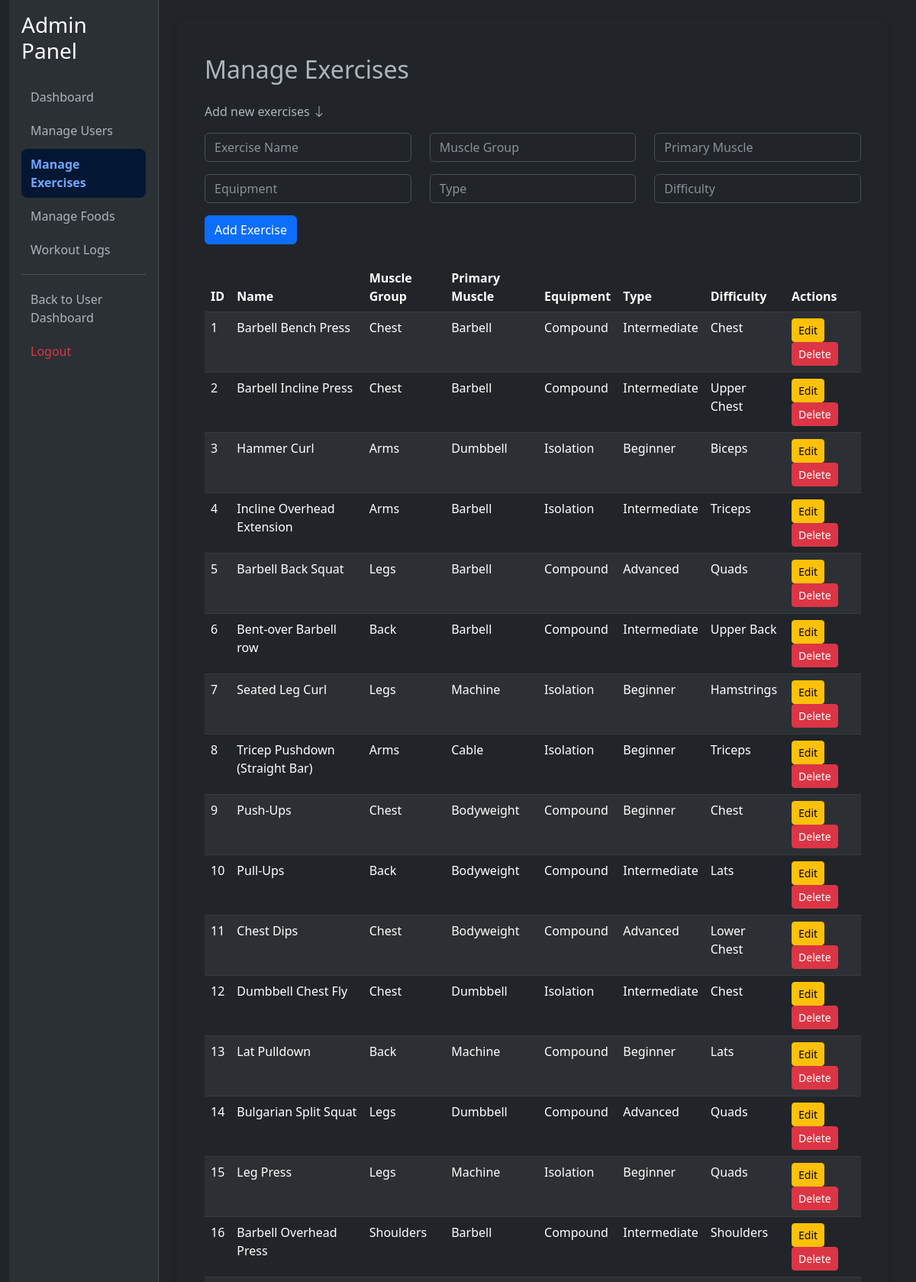
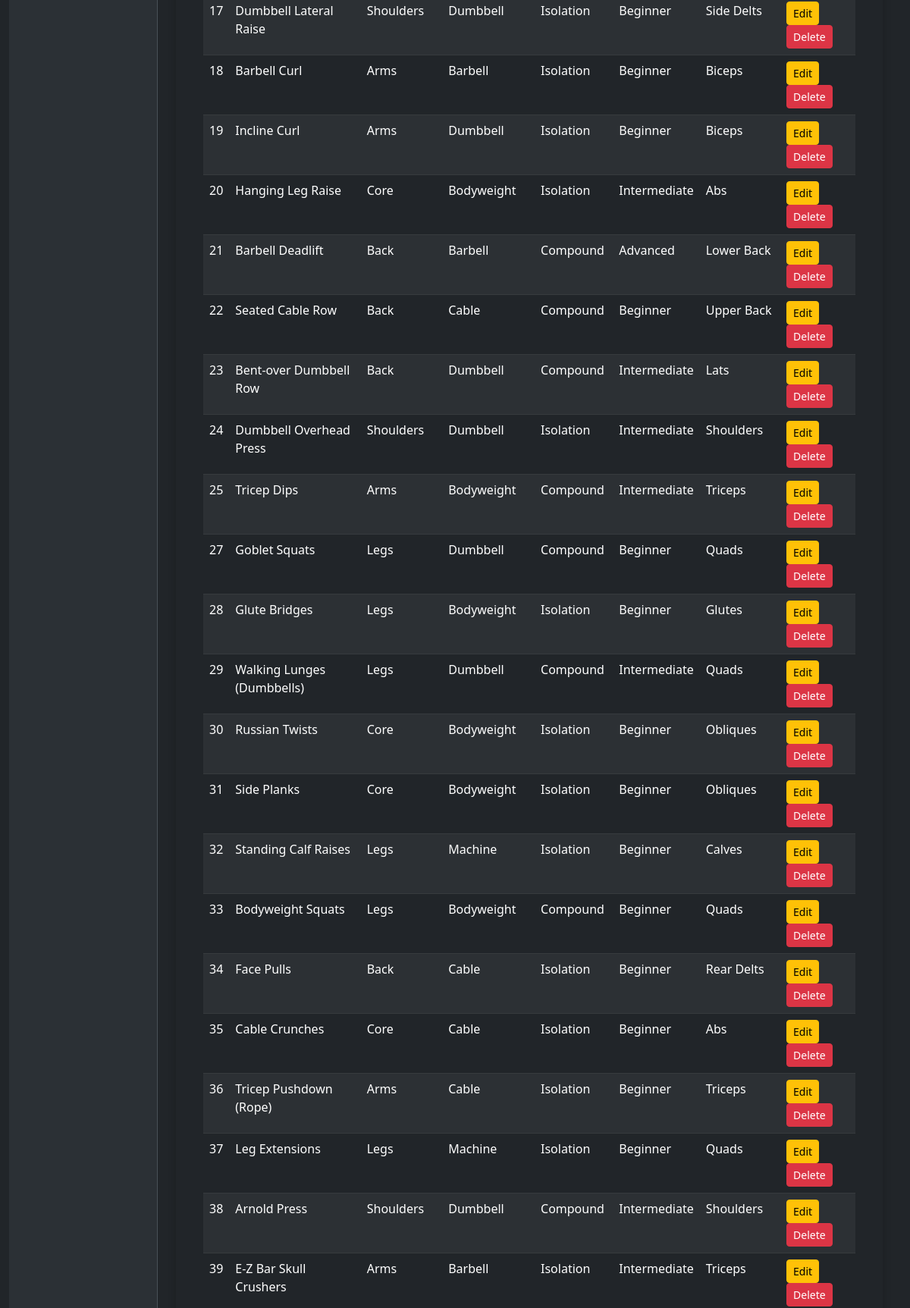
The page /admin/exercises (signed in, upper part) on the database its author committed (2 pictures, top to bottom).
### tables this page shows
CREATE TABLE "exercises" (
	"id"	INTEGER,
	"name"	TEXT NOT NULL UNIQUE,
	"muscle_group"	TEXT NOT NULL,
	"equipment"	TEXT,
	"type"	TEXT,
	"difficulty"	TEXT,
	"primary_muscle"	TEXT,
	PRIMARY KEY("id" AUTOINCREMENT)
);

### app.py (the view, shortened to what this page needs)
@app.route('/admin/exercises', methods=['GET', 'POST'])
@admin_required
def admin_exercises():
    if 'user_id' not in session or not session.get('is_admin'):
        return redirect('/login')
    conn = sqlite3.connect('workout_tracker.db')
    c = conn.cursor()
    c.execute('SELECT * FROM exercises')
    exercises = c.fetchall()
    conn.close()
    return render_template("admin/exercises.html", exercises=exercises)

### app.py (called while the page is built)
def admin_required(f):
    @wraps(f)
    def decorated_function(*args, **kwargs):
        if not session.get('user_id') or not session.get('is_admin'):
            flash("Access Denied. Admins Only.", "error")
            return redirect('/dashboard')
        return f(*args, **kwargs)
    return decorated_function

### templates/admin/exercises.html
{% extends "admin/base.html" %}
{% block content %}
<div class="container mt-4">
    <h2 class="mb-4">Manage Exercises</h2>
    <p class="text">Add new exercises <i class="bi bi-arrow-down"></i></p>
    <form method="POST" class="mb-4">
        <div class="row">
            <div class="col-md-4 mb-3">
                <input type="text" name="name" class="form-control" placeholder="Exercise Name" required>
            </div>
            <div class="col-md-4 mb-3">
                <input type="text" name="muscle_group" class="form-control" placeholder="Muscle Group" required>
            </div>
            <div class="col-md-4 mb-3">
                <input type="text" name="primary_muscle" class="form-control" placeholder="Primary Muscle" required>
            </div>
            <div class="col-md-4 mb-3">
                <input type="text" name="equipment" class="form-control" placeholder="Equipment" required>
            </div>
            <div class="col-md-4 mb-3">
                <input type="text" name="type" class="form-control" placeholder="Type" required>
            </div>
            <div class="col-md-4 mb-3">
                <input type="text" name="difficulty" class="form-control" placeholder="Difficulty" required>
            </div>
        </div>
        <button class="btn btn-primary">Add Exercise</button>
    </form>
    <table class="table table-dark table-striped">
        <thead>
            <tr>
                <th>ID</th>
                <th>Name</th>
                <th>Muscle Group</th>
                <th>Primary Muscle</th>
                <th>Equipment</th>
                <th>Type</th>
                <th>Difficulty</th>
                <th>Actions</th>
            </tr>
        </thead>
        <tbody>
            {% for ex in exercises %}
            <tr>
                <td>{{ ex[0] }}</td>
                <td>{{ ex[1] }}</td>
                <td>{{ ex[2] }}</td>
                <td>{{ ex[3] }}</td>
                <td>{{ ex[4] }}</td>
                <td>{{ ex[5] }}</td>
                <td>{{ ex[6] }}</td>
                <td>
                    <a href="/admin/edit_exercise/{{ ex[0] }}" class="btn btn-sm btn-warning">Edit</a>
                    <a href="/admin/delete_exercise/{{ ex[0] }}" class="btn btn-sm btn-danger"
                    onclick="return confirm('Are you sure you want to delete this exercise?')">Delete</a>
                </td>
            </tr>
            {% endfor %}
        </tbody>
    </table>
</div>
{% endblock %}

### rows shown on the page
exercises: id "1", name "Barbell Bench Press", muscle_group "Chest", equipment "Barbell", type "Compound", difficulty "Intermediate", primary_muscle "Chest"
exercises: id "2", name "Barbell Incline Press", muscle_group "Chest", equipment "Barbell", type "Compound", difficulty "Intermediate", primary_muscle "Upper Chest"
exercises: id "3", name "Hammer Curl", muscle_group "Arms", equipment "Dumbbell", type "Isolation", difficulty "Beginner", primary_muscle "Biceps"
exercises: id "4", name "Incline Overhead Extension", muscle_group "Arms", equipment "Barbell", type "Isolation", difficulty "Intermediate", primary_muscle "Triceps"
exercises: id "5", name "Barbell Back Squat", muscle_group "Legs", equipment "Barbell", type "Compound", difficulty "Advanced", primary_muscle "Quads"
exercises: id "6", name "Bent-over Barbell row", muscle_group "Back", equipment "Barbell", type "Compound", difficulty "Intermediate", primary_muscle "Upper Back"
exercises: id "7", name "Seated Leg Curl", muscle_group "Legs", equipment "Machine", type "Isolation", difficulty "Beginner", primary_muscle "Hamstrings"
exercises: id "8", name "Tricep Pushdown (Straight Bar)", muscle_group "Arms", equipment "Cable", type "Isolation", difficulty "Beginner", primary_muscle "Triceps"
exercises: id "9", name "Push-Ups", muscle_group "Chest", equipment "Bodyweight", type "Compound", difficulty "Beginner", primary_muscle "Chest"
exercises: id "10", name "Pull-Ups", muscle_group "Back", equipment "Bodyweight", type "Compound", difficulty "Intermediate", primary_muscle "Lats"
exercises: id "11", name "Chest Dips", muscle_group "Chest", equipment "Bodyweight", type "Compound", difficulty "Advanced", primary_muscle "Lower Chest"
exercises: id "12", name "Dumbbell Chest Fly", muscle_group "Chest", equipment "Dumbbell", type "Isolation", difficulty "Intermediate", primary_muscle "Chest"
exercises: id "13", name "Lat Pulldown", muscle_group "Back", equipment "Machine", type "Compound", difficulty "Beginner", primary_muscle "Lats"
exercises: id "14", name "Bulgarian Split Squat", muscle_group "Legs", equipment "Dumbbell", type "Compound", difficulty "Advanced", primary_muscle "Quads"
exercises: id "15", name "Leg Press", muscle_group "Legs", equipment "Machine", type "Isolation", difficulty "Beginner", primary_muscle "Quads"
exercises: id "16", name "Barbell Overhead Press", muscle_group "Shoulders", equipment "Barbell", type "Compound", difficulty "Intermediate", primary_muscle "Shoulders"
exercises: id "17", name "Dumbbell Lateral Raise", muscle_group "Shoulders", equipment "Dumbbell", type "Isolation", difficulty "Beginner", primary_muscle "Side Delts"
exercises: id "18", name "Barbell Curl", muscle_group "Arms", equipment "Barbell", type "Isolation", difficulty "Beginner", primary_muscle "Biceps"
exercises: id "19", name "Incline Curl", muscle_group "Arms", equipment "Dumbbell", type "Isolation", difficulty "Beginner", primary_muscle "Biceps"
exercises: id "20", name "Hanging Leg Raise", muscle_group "Core", equipment "Bodyweight", type "Isolation", difficulty "Intermediate", primary_muscle "Abs"
exercises: id "21", name "Barbell Deadlift", muscle_group "Back", equipment "Barbell", type "Compound", difficulty "Advanced", primary_muscle "Lower Back"
exercises: id "22", name "Seated Cable Row", muscle_group "Back", equipment "Cable", type "Compound", difficulty "Beginner", primary_muscle "Upper Back"
exercises: id "23", name "Bent-over Dumbbell Row", muscle_group "Back", equipment "Dumbbell", type "Compound", difficulty "Intermediate", primary_muscle "Lats"
exercises: id "24", name "Dumbbell Overhead Press", muscle_group "Shoulders", equipment "Dumbbell", type "Isolation", difficulty "Intermediate", primary_muscle "Shoulders"
exercises: id "25", name "Tricep Dips", muscle_group "Arms", equipment "Bodyweight", type "Compound", difficulty "Intermediate", primary_muscle "Triceps"
exercises: id "27", name "Goblet Squats", muscle_group "Legs", equipment "Dumbbell", type "Compound", difficulty "Beginner", primary_muscle "Quads"
exercises: id "28", name "Glute Bridges", muscle_group "Legs", equipment "Bodyweight", type "Isolation", difficulty "Beginner", primary_muscle "Glutes"
exercises: id "29", name "Walking Lunges (Dumbbells)", muscle_group "Legs", equipment "Dumbbell", type "Compound", difficulty "Intermediate", primary_muscle "Quads"
exercises: id "30", name "Russian Twists", muscle_group "Core", equipment "Bodyweight", type "Isolation", difficulty "Beginner", primary_muscle "Obliques"
exercises: id "31", name "Side Planks", muscle_group "Core", equipment "Bodyweight", type "Isolation", difficulty "Beginner", primary_muscle "Obliques"
exercises: id "32", name "Standing Calf Raises", muscle_group "Legs", equipment "Machine", type "Isolation", difficulty "Beginner", primary_muscle "Calves"
exercises: id "33", name "Bodyweight Squats", muscle_group "Legs", equipment "Bodyweight", type "Compound", difficulty "Beginner", primary_muscle "Quads"
exercises: id "34", name "Face Pulls", muscle_group "Back", equipment "Cable", type "Isolation", difficulty "Beginner", primary_muscle "Rear Delts"
exercises: id "35", name "Cable Crunches", muscle_group "Core", equipment "Cable", type "Isolation", difficulty "Beginner", primary_muscle "Abs"
exercises: id "36", name "Tricep Pushdown (Rope)", muscle_group "Arms", equipment "Cable", type "Isolation", difficulty "Beginner", primary_muscle "Triceps"
exercises: id "37", name "Leg Extensions", muscle_group "Legs", equipment "Machine", type "Isolation", difficulty "Beginner", primary_muscle "Quads"
exercises: id "38", name "Arnold Press", muscle_group "Shoulders", equipment "Dumbbell", type "Compound", difficulty "Intermediate", primary_muscle "Shoulders"
exercises: id "39", name "E-Z Bar Skull Crushers", muscle_group "Arms", equipment "Barbell", type "Isolation", difficulty "Intermediate", primary_muscle "Triceps"
